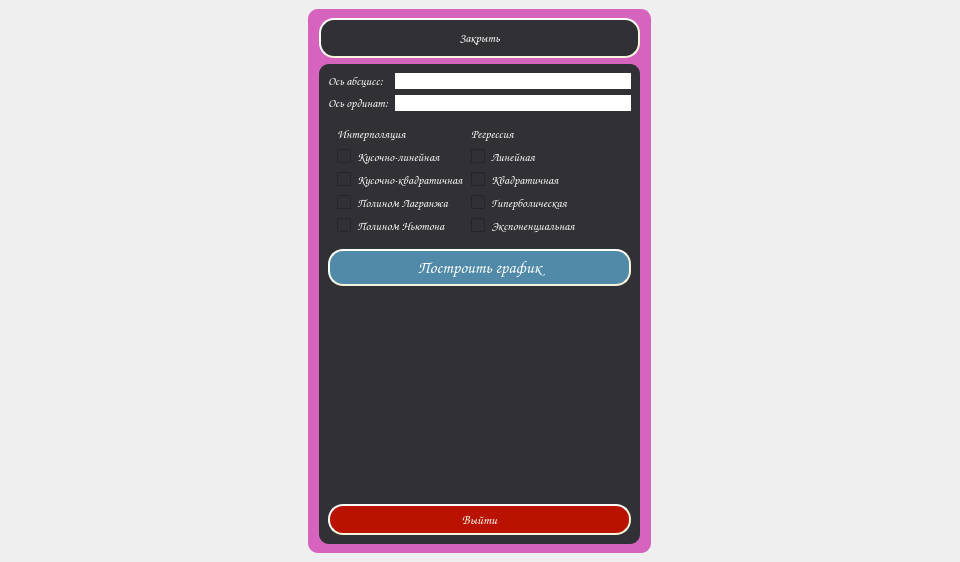
<?xml version="1.0" encoding="UTF-8"?>
<ui version="4.0">
 <class>MainWindow</class>
 <widget class="QMainWindow" name="MainWindow">
  <property name="geometry">
   <rect>
    <x>0</x>
    <y>0</y>
    <width>960</width>
    <height>562</height>
   </rect>
  </property>
  <property name="baseSize">
   <size>
    <width>0</width>
    <height>0</height>
   </size>
  </property>
  <property name="windowTitle">
   <string>Proxima</string>
  </property>
  <property name="windowIcon">
   <iconset>
    <normaloff>:/res/icon.svg</normaloff>:/res/icon.svg</iconset>
  </property>
  <widget class="QWidget" name="centralwidget">
   <property name="minimumSize">
    <size>
     <width>960</width>
     <height>540</height>
    </size>
   </property>
   <layout class="QGridLayout" name="gridLayout">
    <item row="0" column="0">
     <widget class="QWidget" name="sidebar" native="true">
      <property name="enabled">
       <bool>true</bool>
      </property>
      <property name="sizePolicy">
       <sizepolicy hsizetype="Minimum" vsizetype="Preferred">
        <horstretch>0</horstretch>
        <verstretch>0</verstretch>
       </sizepolicy>
      </property>
      <property name="minimumSize">
       <size>
        <width>60</width>
        <height>510</height>
       </size>
      </property>
      <property name="maximumSize">
       <size>
        <width>343</width>
        <height>16777215</height>
       </size>
      </property>
      <property name="styleSheet">
       <string notr="true">background-color: #d664be;
border-radius: 10px;</string>
      </property>
      <layout class="QGridLayout" name="gridLayout_2">
       <property name="leftMargin">
        <number>11</number>
       </property>
       <property name="rightMargin">
        <number>11</number>
       </property>
       <item row="1" column="0" colspan="2">
        <widget class="QWidget" name="menu" native="true">
         <property name="styleSheet">
          <string notr="true">background-color: #303035;</string>
         </property>
         <layout class="QGridLayout" name="gridLayout_4">
          <item row="6" column="0">
           <widget class="QPushButton" name="Quit_btn">
            <property name="font">
             <font>
              <family>Comic Sans MS</family>
              <pointsize>10</pointsize>
              <bold>true</bold>
             </font>
            </property>
            <property name="styleSheet">
             <string notr="true">background: #ba1200;
border-style: outset;
border-width: 2px;
border-color: beige;
border-radius: 15px;
padding: 5px;
color: white;</string>
            </property>
            <property name="text">
             <string>Выйти</string>
            </property>
           </widget>
          </item>
          <item row="4" column="0">
           <widget class="QPushButton" name="Build_Plot_btn">
            <property name="font">
             <font>
              <family>Comic Sans MS</family>
              <pointsize>13</pointsize>
              <italic>false</italic>
              <bold>true</bold>
             </font>
            </property>
            <property name="styleSheet">
             <string notr="true">background: #508aa8;
border-style: outset;
border-width: 2px;
border-color: beige;
border-radius: 15px;
padding: 5px;
color: white;</string>
            </property>
            <property name="text">
             <string>Построить график</string>
            </property>
           </widget>
          </item>
          <item row="0" column="0">
           <layout class="QGridLayout" name="input_grid">
            <property name="sizeConstraint">
             <enum>QLayout::SetMinimumSize</enum>
            </property>
            <item row="1" column="0">
             <widget class="QLabel" name="Y_Axis_label">
              <property name="font">
               <font>
                <family>Comic Sans MS</family>
               </font>
              </property>
              <property name="styleSheet">
               <string notr="true">color: white;</string>
              </property>
              <property name="text">
               <string>Ось ординат:</string>
              </property>
             </widget>
            </item>
            <item row="0" column="0">
             <widget class="QLabel" name="X_Axis_label">
              <property name="font">
               <font>
                <family>Comic Sans MS</family>
               </font>
              </property>
              <property name="styleSheet">
               <string notr="true">color: white;</string>
              </property>
              <property name="text">
               <string>Ось абсцисс:</string>
              </property>
             </widget>
            </item>
            <item row="1" column="1">
             <widget class="QLineEdit" name="Y_input">
              <property name="styleSheet">
               <string notr="true">background-color: white;</string>
              </property>
             </widget>
            </item>
            <item row="0" column="1">
             <widget class="QLineEdit" name="X_input">
              <property name="styleSheet">
               <string notr="true">background-color: white;</string>
              </property>
             </widget>
            </item>
           </layout>
          </item>
          <item row="3" column="0">
           <widget class="QGroupBox" name="groupBox">
            <property name="title">
             <string/>
            </property>
            <layout class="QFormLayout" name="formLayout">
             <item row="0" column="1">
              <widget class="QLabel" name="Reg_label">
               <property name="font">
                <font>
                 <family>Comic Sans MS</family>
                </font>
               </property>
               <property name="styleSheet">
                <string notr="true">color: white;</string>
               </property>
               <property name="text">
                <string>Регрессия</string>
               </property>
              </widget>
             </item>
             <item row="1" column="0">
              <widget class="QCheckBox" name="Linear_Inter">
               <property name="font">
                <font>
                 <family>Comic Sans MS</family>
                </font>
               </property>
               <property name="styleSheet">
                <string notr="true">color: white;</string>
               </property>
               <property name="text">
                <string>Кусочно-линейная</string>
               </property>
              </widget>
             </item>
             <item row="1" column="1">
              <widget class="QCheckBox" name="Linear_Reg">
               <property name="font">
                <font>
                 <family>Comic Sans MS</family>
                </font>
               </property>
               <property name="styleSheet">
                <string notr="true">color: white;</string>
               </property>
               <property name="text">
                <string>Линейная</string>
               </property>
              </widget>
             </item>
             <item row="2" column="0">
              <widget class="QCheckBox" name="Quadratic_Inter">
               <property name="font">
                <font>
                 <family>Comic Sans MS</family>
                 <pointsize>9</pointsize>
                </font>
               </property>
               <property name="styleSheet">
                <string notr="true">color: white;</string>
               </property>
               <property name="text">
                <string>Кусочно-квадратичная</string>
               </property>
              </widget>
             </item>
             <item row="2" column="1">
              <widget class="QCheckBox" name="Quadratic_Reg">
               <property name="font">
                <font>
                 <family>Comic Sans MS</family>
                 <pointsize>9</pointsize>
                </font>
               </property>
               <property name="styleSheet">
                <string notr="true">color: white;</string>
               </property>
               <property name="text">
                <string>Квадратичная</string>
               </property>
              </widget>
             </item>
             <item row="3" column="0">
              <widget class="QCheckBox" name="Lagranzhe">
               <property name="font">
                <font>
                 <family>Comic Sans MS</family>
                </font>
               </property>
               <property name="styleSheet">
                <string notr="true">color: white;</string>
               </property>
               <property name="text">
                <string>Полином Лагранжа</string>
               </property>
              </widget>
             </item>
             <item row="3" column="1">
              <widget class="QCheckBox" name="Hyperbolic_Reg">
               <property name="font">
                <font>
                 <family>Comic Sans MS</family>
                 <pointsize>9</pointsize>
                </font>
               </property>
               <property name="styleSheet">
                <string notr="true">color: white;</string>
               </property>
               <property name="text">
                <string>Гиперболическая</string>
               </property>
              </widget>
             </item>
             <item row="4" column="0">
              <widget class="QCheckBox" name="Newton">
               <property name="font">
                <font>
                 <family>Comic Sans MS</family>
                </font>
               </property>
               <property name="styleSheet">
                <string notr="true">color: white;</string>
               </property>
               <property name="text">
                <string>Полином Ньютона</string>
               </property>
              </widget>
             </item>
             <item row="4" column="1">
              <widget class="QCheckBox" name="Exponent_Reg">
               <property name="font">
                <font>
                 <family>Comic Sans MS</family>
                 <pointsize>9</pointsize>
                </font>
               </property>
               <property name="styleSheet">
                <string notr="true">color: white;</string>
               </property>
               <property name="text">
                <string>Экспоненциальная</string>
               </property>
              </widget>
             </item>
             <item row="0" column="0">
              <widget class="QLabel" name="Inter_label">
               <property name="font">
                <font>
                 <family>Comic Sans MS</family>
                </font>
               </property>
               <property name="styleSheet">
                <string notr="true">color: white;</string>
               </property>
               <property name="text">
                <string>Интерполяция</string>
               </property>
              </widget>
             </item>
            </layout>
           </widget>
          </item>
          <item row="5" column="0">
           <spacer name="verticalSpacer">
            <property name="orientation">
             <enum>Qt::Vertical</enum>
            </property>
            <property name="sizeHint" stdset="0">
             <size>
              <width>20</width>
              <height>40</height>
             </size>
            </property>
           </spacer>
          </item>
         </layout>
        </widget>
       </item>
       <item row="0" column="0" colspan="2">
        <widget class="QPushButton" name="sidebtn">
         <property name="sizePolicy">
          <sizepolicy hsizetype="Preferred" vsizetype="Preferred">
           <horstretch>0</horstretch>
           <verstretch>0</verstretch>
          </sizepolicy>
         </property>
         <property name="minimumSize">
          <size>
           <width>40</width>
           <height>40</height>
          </size>
         </property>
         <property name="maximumSize">
          <size>
           <width>16777215</width>
           <height>500</height>
          </size>
         </property>
         <property name="font">
          <font>
           <family>Comic Sans MS</family>
          </font>
         </property>
         <property name="styleSheet">
          <string notr="true">background: #303035;
border-style: outset;
border-width: 2px;
border-color: beige;
border-radius: 15px;
padding: 5px;
color: white;</string>
         </property>
         <property name="text">
          <string>Закрыть</string>
         </property>
        </widget>
       </item>
      </layout>
     </widget>
    </item>
   </layout>
  </widget>
 </widget>
 <resources/>
 <connections/>
</ui>
